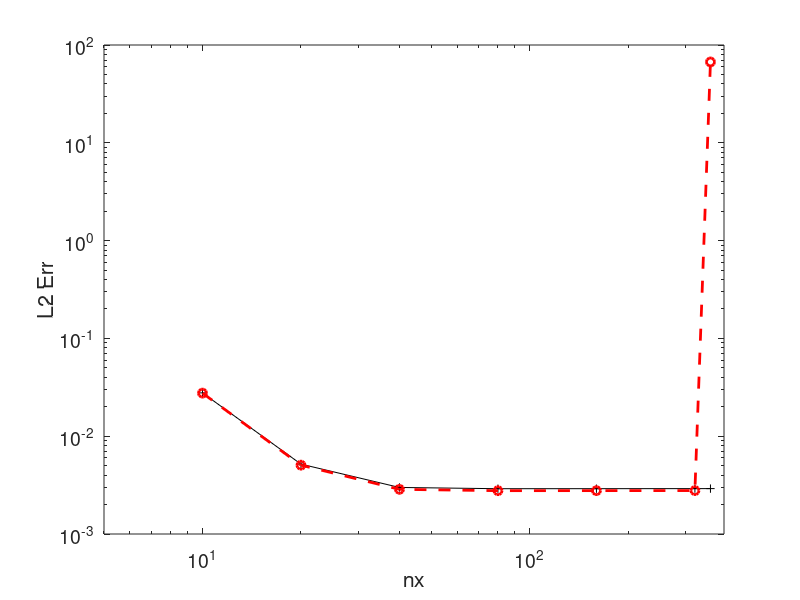

Recreate this plot in MATLAB. (Note: this script raises an error after producing the figure.)
rawdat = dlmread('err.dat');

nx = rawdat(:,1); err = rawdat(:,2); err2 = rawdat(:,3);
% nx = rawdat(:,1); err = rawdat(:,2); 

figure, clf
loglog(nx, err, 'k-+', nx, err2, 'r--o', 'LineWidth', 2)
% loglog(nx, err, 'k-o', 'LineWidth', 2)
% show line with slope -4
% loglog(nx, err, 'k-o', nx, nx.^(-4)*(err(1)/nx(1)^(-4)*1.2), 'b--', 'LineWidth', 2)
xlabel('nx'), ylabel('L2 Err'), set(gca,'FontSize',14)
xlim([nx(1)/2 nx(end)*1.1])
% ylim([err(end)/2 err(1)*1.1])
screen2jpeg('err.png')
